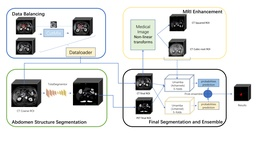
#> input picture image/model.jpg, 256 x 144 px, shrunk from 4000 x 2250 before the run; its folder holds only this picture in this run
$ python -i cutmix_pipeline.py   (imports and definitions only)
#> lines starting #> are read from the running program, lines starting #| are printed output that depends on the picture
import os
import random
import numpy as np
import SimpleITK as sitk
from pathlib import Path
from tqdm import tqdm
from scipy.ndimage import rotate, zoom, map_coordinates, gaussian_filter
from skimage.transform import resize
from typing import Tuple, List, Optional

# --------- 工具函数 ----------
# [15 lines left out: functions save_nifti, get_bbox, not called in this run]

def elastic_deformation_3d(image: np.ndarray, alpha: float = 1000, sigma: float = 10) -> np.ndarray:
    """3D弹性变形"""
    shape = image.shape
    dz = gaussian_filter((np.random.rand(*shape) * 2 - 1), sigma, mode="constant", cval=0) * alpha
    dy = gaussian_filter((np.random.rand(*shape) * 2 - 1), sigma, mode="constant", cval=0) * alpha
    dx = gaussian_filter((np.random.rand(*shape) * 2 - 1), sigma, mode="constant", cval=0) * alpha

    z, y, x = np.meshgrid(np.arange(shape[0]), np.arange(shape[1]), np.arange(shape[2]), indexing='ij')
    indices = np.reshape(z + dz, (-1, 1)), np.reshape(y + dy, (-1, 1)), np.reshape(x + dx, (-1, 1))

    return map_coordinates(image, indices, order=1, mode='reflect').reshape(shape)

# [260 lines left out: functions random_rotation_3d, random_flip_3d, random_scale_3d, intensity_augmentation, augment_patch, find_paste_position and 3 more, not called in this run]

# [16 lines not run here, left out]

>>> import cv2
>>> picture = cv2.imread('image/model.jpg')
#> picture is the input picture: shape (144, 256, 3); mean B, G, R 221, 222.2, 221
>>> result = elastic_deformation_3d(picture)
#> in elastic_deformation_3d, `return map_coordinates(image, indices, order=1, mode='reflect').reshap..`:
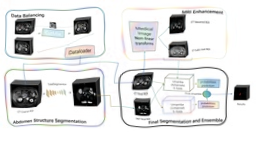
#> returned value: shape (144, 256, 3); mean of channels 0, 1, 2 223, 223, 222.6; drawn as B, G, R
